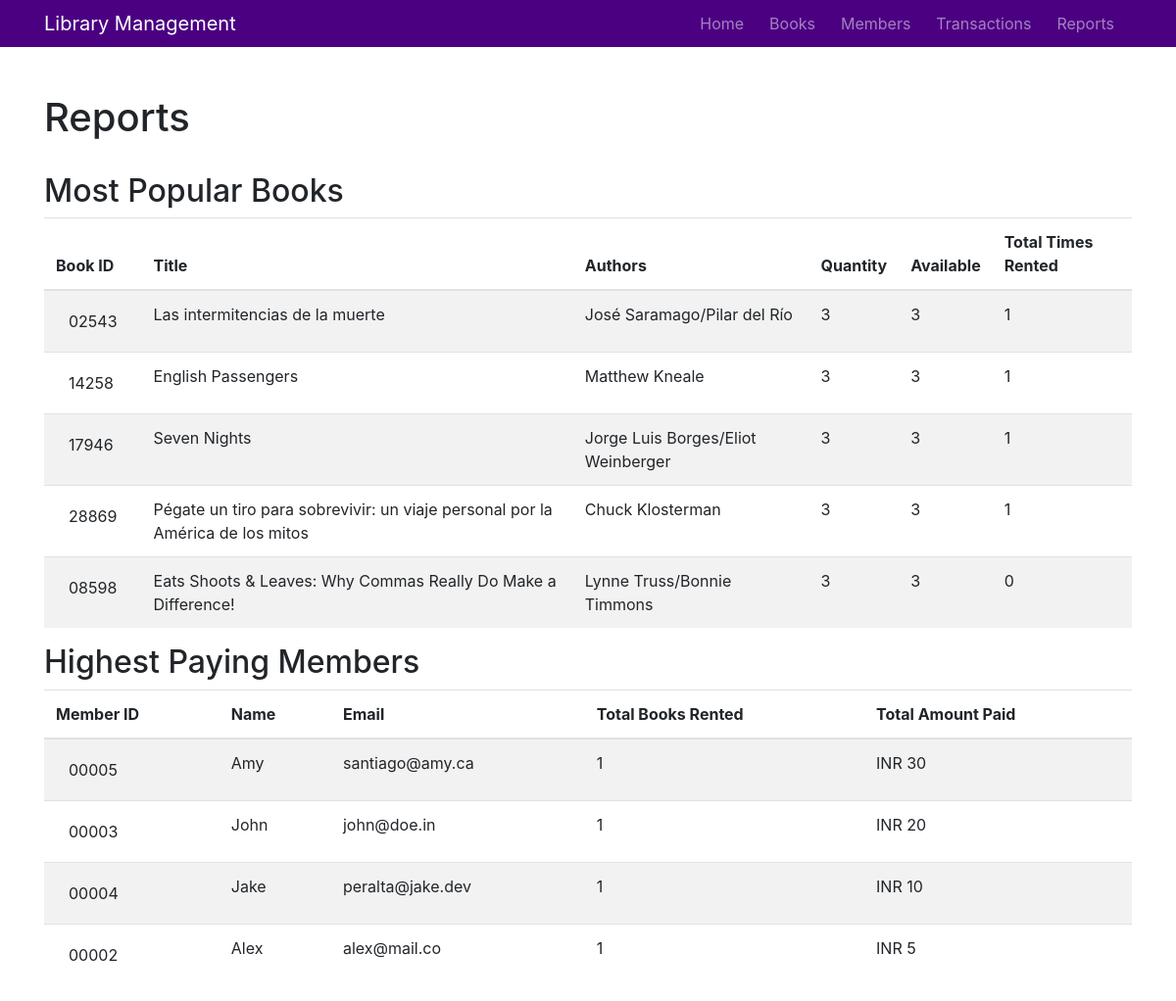
The page /reports on the database as committed earlier.
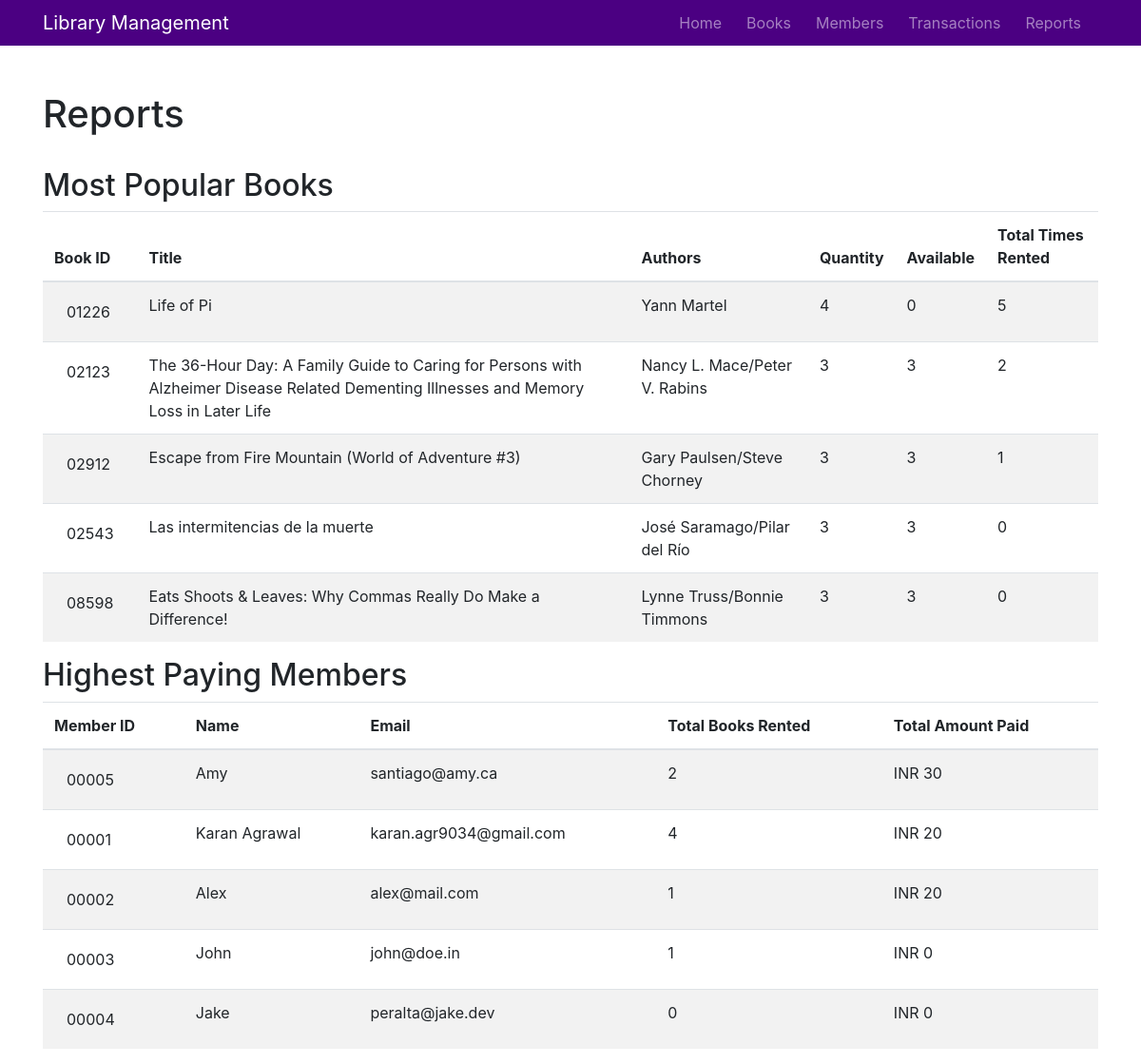
The same page on the database as committed later.
### library_management/models.py (models this page shows, shortened)
class Book(db.Model):
    __tablename__ = 'book'
    book_id = db.Column(db.Integer, primary_key=True)
    title = db.Column(db.String(150), nullable=False)
    authors = db.Column(db.String(100), nullable=False)
    rating = db.Column(db.String(4), nullable=False)
    isbn = db.Column(db.String(150), nullable=False)
    publisher = db.Column(db.String(150), nullable=False)
    quantity = db.Column(db.Integer, nullable=False)
    rented = db.Column(db.Integer, nullable=False, default=0)
    no_of_times_rented = db.Column(db.Integer, nullable=False, default=0)
    transactions = db.relationship('Transaction', backref='book', lazy=True)

class Member(db.Model):
    __tablename__ = 'member'
    member_id = db.Column(db.Integer, primary_key=True)
    name = db.Column(db.String(50), nullable=False)
    email = db.Column(db.String(150), nullable=False, unique=True)
    rented = db.Column(db.Integer, nullable=False, default=0)
    outstanding_dues = db.Column(db.Integer, nullable=False, default=0)
    total_paid = db.Column(db.Integer, nullable=False, default=0)
    transactions = db.relationship('Transaction', backref='member', lazy=True)

### library_management/main/routes.py (the view)
@main.route('/reports')
def reports():
    books = Book.query.order_by(Book.no_of_times_rented.desc()).all()
    members = Member.query.order_by(Member.total_paid.desc()).all()
    return render_template('reports.html', title="Reports", members=members[:5], books=books[:5])

### library_management/templates/reports.html
{% extends "layout.html" %}
{% block content %}
    <br>
    <h1>Reports</h1>
    <br>
    {% if books %}
    <h2>Most Popular Books</h2>
        <table class="table table-hover table-striped">
            <thead>
                <tr>
                    <th>Book ID</th>
                    <th>Title</th>
                    <th>Authors</th>
                    <th>Quantity</th>
                    <th>Available</th>
                    <th>Total Times Rented</th>
                </tr>
            </thead>
            <tbody>
                {% for book in books %}
                <tr>
                    <td><span class="btn pull-right">{{"{:05d}".format(book.book_id)}}</span></td>
                    <td>{{book.title}}</td>
                    <td>{{book.authors}}</td>
                    <td>{{book.quantity}}</td>
                    <td>{{book.quantity - book.rented}}</td>
                    <td>{{book.no_of_times_rented}}</td>
                </tr>
                {% endfor %}
            </tbody>
        </table>
    {% endif %}
    {% if members %}
    <h2>Highest Paying Members</h2>
        <table class="table table-hover table-striped">
            <thead>
                <tr>
                    <th>Member ID</th>
                    <th>Name</th>
                    <th>Email</th>
                    <th>Total Books Rented</th>
                    <th>Total Amount Paid</th>
                </tr>
            </thead>
            <tbody>
                {% for member in members %}
                <tr>
                    <td><span class="btn pull-right">{{"{:05d}".format(member.member_id)}}</span></td>
                    <td>{{member.name}}</td>
                    <td>{{member.email}}</td>
                    <td>{{member.transactions | length}}</td>
                    <td>INR {{member.total_paid}}</td>
                </tr>
                {% endfor %}
            </tbody>
        </table>
    {% endif %}
{% endblock content %}

Rows that differ between the two databases and show on the page:
no longer on this page (row edited): Book: book_id "14258", title "English Passengers", authors "Matthew Kneale", quantity "3", book.quantity-book.rented "3", no_of_times_rented "1"
no longer on this page (row edited): Book: book_id "17946", title "Seven Nights", authors "Jorge Luis Borges/Eliot Weinberger", quantity "3", book.quantity-book.rented "3", no_of_times_rented "1"
no longer on this page (row edited): Book: book_id "28869", title "Pégate un tiro para sobrevivir: un viaje personal por la América de los mitos", authors "Chuck Klosterman", quantity "3", book.quantity-book.rented "3", no_of_times_rented "1"
added Book: book_id "01226", title "Life of Pi", authors "Yann Martel", quantity "4", book.quantity-book.rented "0", no_of_times_rented "5"
added Book: book_id "02123", title "The 36-Hour Day: A Family Guide to Caring for Persons with Alzheimer Disease Related Dementing Illnesses and Memory Loss in Later Life", authors "Nancy L. Mace/Peter V. Rabins", quantity "3", book.quantity-book.rented "3", no_of_times_rented "2"
added Book: book_id "02912", title "Escape from Fire Mountain (World of Adventure #3)", authors "Gary Paulsen/Steve Chorney", quantity "3", book.quantity-book.rented "3", no_of_times_rented "1"
changed Book "Las intermitencias de la muerte": no_of_times_rented "1" → "0"
computed for Member "Amy": transactions|length "1" → "2"
added Member: member_id "00001", name "Karan Agrawal", email "karan.agr9034@gmail.com", transactions|length "4", total_paid "20"
changed Member "Alex": email "alex@mail.co" → "alex@mail.com"; total_paid "5" → "20"; moves up the list
changed Member "John": total_paid "20" → "0"
changed Member "Jake": transactions|length "1" → "0"; total_paid "10" → "0"
